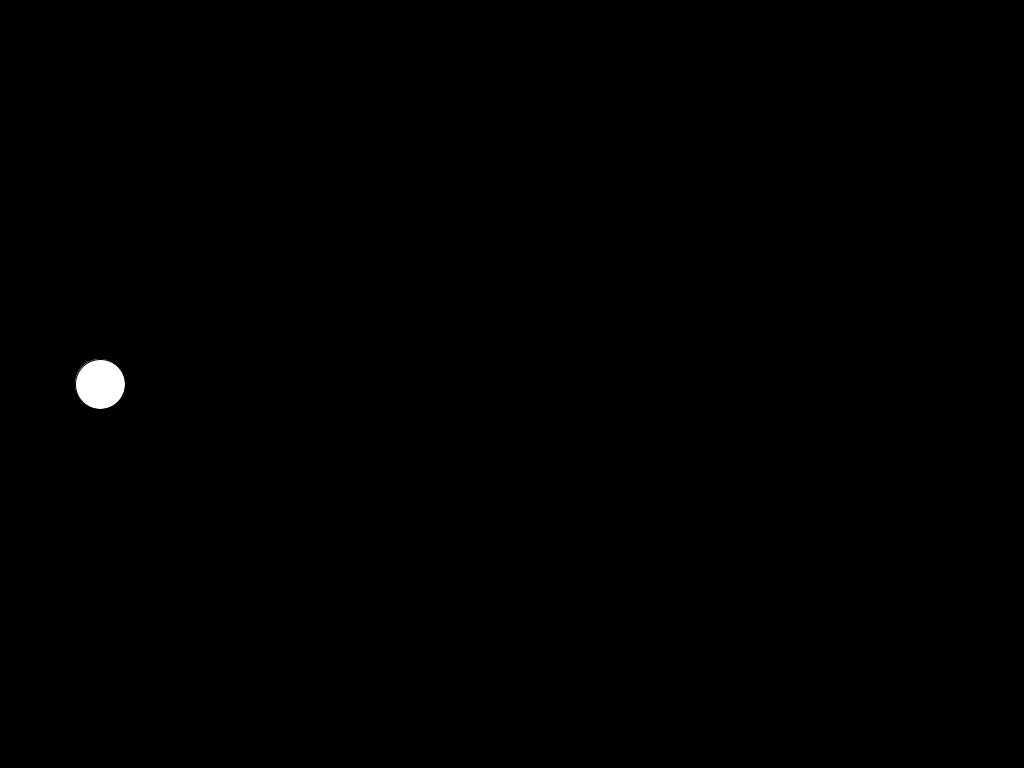
Frame 1 (no input)
Frame 60 (the mouse pressed at the canvas centre just before this capture): identical to frame 1, image omitted
Frame 120 (the mouse held since frame 60 and released just before this capture): identical to frame 1, image omitted

The Processing sketch that drew this single still picture (run headless with seeded random() and noise(); from frame 60 on, the mouse is pressed at the canvas centre):

// Processing sketch: sketch_11_vetores_sub
// ── sketch_11_vetores_sub.pde
float startTime = 0f;
float animTime = 0f;
PVector pos = new PVector(100, 384);
PVector dir = new PVector(0, 0);
PVector mouse = new PVector(100, 384);
float vel = 300;

void setup() {
  size(1024, 768);
  startTime = millis();
}

void draw() {
  float elapsedTime = (millis() - startTime) / 1000f;
  startTime = millis();
  background(0);
  update(elapsedTime);
  render();
}

void update(float et) {
  float dist = mouse.dist(pos);
  if (dist < 5) {
    dir = new PVector(0, 0);
  }
  pos.add(PVector.mult(dir, vel * et));
}

void render() {
  circle(pos.x, pos.y, 50);
}

void mouseMoved() {
  mouse = new PVector(mouseX, mouseY);
  dir = PVector.sub(mouse, pos).normalize();
}
